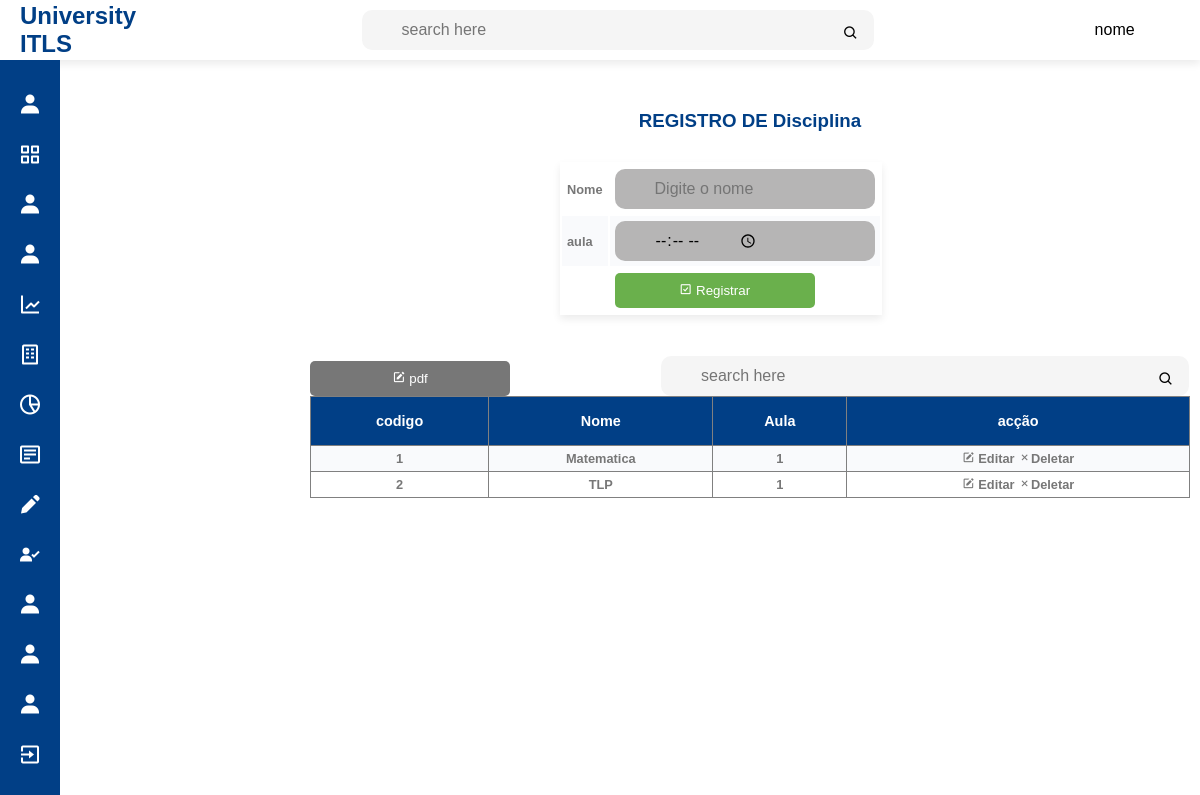
The app's page /disciplina.php with its own data.
### tables this page shows
CREATE TABLE `disciplina` (
  `codigo` int(10) UNSIGNED NOT NULL,
  `nome` varchar(250) DEFAULT NULL,
  `Naula` int(3) DEFAULT NULL
);

### disciplina.php (the view, shortened to what this page needs)
<?php include('includes/header.php');
include('config/conexao.php');
?>
<?php include('includes/navbar.php'); ?>
<link rel="stylesheet" href="css/table.css">
<div id="divheader" style="margin-left: 300px; transform: translate(0,100px);">
<form action="insert.php" method="post">
    <table style="box-shadow: 0 4px 8px 0 rgba(0, 0,0,0.08);  margin-left: 250px; transform: translate(0,30px);" >
        <tr >
        <h3 style="color: #013f86; text-align: center;">REGISTRO DE Disciplina</h3>
            <td>Nome</td>
            <td><input type="text" name="nome" id="" placeholder="Digite o nome" required></td>
        </tr>
        <tr>
            <td>aula</td>
            <td><input type="time" name="Naula" id="" placeholder="Digite o numero da aula" required></td>
        </tr>
        <tr>
            <td></td>
            <td><button type="submit" name="submit"><i class='bx bx-check-square'></i> Registrar</button></td>
        </tr>
    </table>
</form>
<br>
<br>
<table border="1" width="100%" id="table" >
<button style="transform: translate(0,40px);padding: 10px;   background: #777; color: #fff; border-radius: 5px;    border: 0;cursor: pointer;width: 200px;">
 <a style="text-decoration: none; color: #fff;" href="pdfdisciplina.php"><i class='bx bxs-edit'></i> pdf</a></button>
<div class="search" style="margin-left: 350px;">
            <input type="search" id="search" placeholder="search here">
        <label for="search"><i class='bx bx-search'></i>
        </div>
    <tr align="center" style=" background: #013f86; color: #fff;" >
        <th>codigo</th>
        <th>Nome</th>
        <th>Aula</th>
        <th>acção</th>
    </tr>
    <?php
   $sql="SELECT * FROM disciplina ORDER BY nome ASC";
   $query=$conn->query($sql);
   while ($row=$query->fetch_assoc()) {
    ?>
    <tr align="center">
          <td><?= $row['codigo'] ?></td>
         <td><?= $row['nome'] ?></td>
        <td><?= $row['Naula'] ?></td>
        <td align="center">
            <a style="text-decoration: none; color: #777;" href="functions/editdisciplina.php?editar=<?= $row['codigo']; ?>"><i class='bx bxs-edit'></i> Editar</a>
            <a style="text-decoration: none; color: #777;"  href="functions/deletedisciplina.php?eleminar=<?= $row['codigo']; ?>"><i class='bx bxs-delete'></i></i><i class='bx bx-x'></i>Deletar</a>
        </td>
    </tr>
    <?php
}
    ?>
</table>
</div>
<?php include('includes/footer.php'); ?>

### css/style.css (style rules this page uses)
* { padding: 0; margin: 0; box-sizing: border-box; font-family: 'poppins',sans-serif; }
:root { --color-blue:#013f86; --color-ligt:#fff; --color-light:#f5f5f5; }
.search { position: relative; width: 60%; justify-self: center; }
.search input { width: 100%; height: 40px; padding: 0 40px; font-size: 16px; outline: none; border: none; border-radius: 10px; background: var(--color-light); display: inline-flex; }
.search i { position: absolute; right: 15px; top: 15px; cursor: pointer; }

### css/table.css (style rules this page uses)
th,td { font-size: .9rem; padding: 1rem .5rem; color: var(--color-dark); }
td { font-size: .8rem; }
tbody tr:nth-child(even) { background: #f9fafc; }
#divheader { margin: auto; padding: 10px; border-radius: 3px; width: 900px; background: #fff; }
input[type="text"],input[type="tel"],input[type="date"],select { width: 500px; width: 260px; height: 40px; padding: 0 40px; font-size: 16px; outline: none; border: none; border-radius: 10px; background: rgb(182, 181, 181); display: inline-flex; }
#table { border-collapse: collapse; padding: 5px; background: #fff; }
tr td { padding: 5px; color: #777; font-weight: 900; }
tr button[type="submit"] { padding: 10px; background: rgba(106,176,76,1.0); color: #fff; border-radius: 5px; border: 0; cursor: pointer; width: 200px; }

### disciplina.php (style rules this page uses)
#divheader { margin: auto; padding: 10px; border-radius: 3px; width: 900px; background: #fff; }
input[type="text"] { width: 500px; width: 260px; height: 40px; padding: 0 40px; font-size: 16px; outline: none; border: none; border-radius: 10px; background: rgb(182, 181, 181); display: inline-flex; }
#table { border-collapse: collapse; padding: 5px; background: #fff; }
tr td { padding: 5px; color: #777; font-weight: 900; }
tr button[type="submit"] { padding: 10px; background: rgba(106,176,76,1.0); color: #fff; border-radius: 5px; border: 0; cursor: pointer; width: 200px; }
input[type="time"] { width: 500px; width: 260px; height: 40px; padding: 0 40px; font-size: 16px; outline: none; border: none; border-radius: 10px; background: rgb(182, 181, 181); display: inline-flex; }

### records on screen
disciplina: codigo "1", nome "Matematica", Naula "1"
disciplina: codigo "2", nome "TLP", Naula "1"
